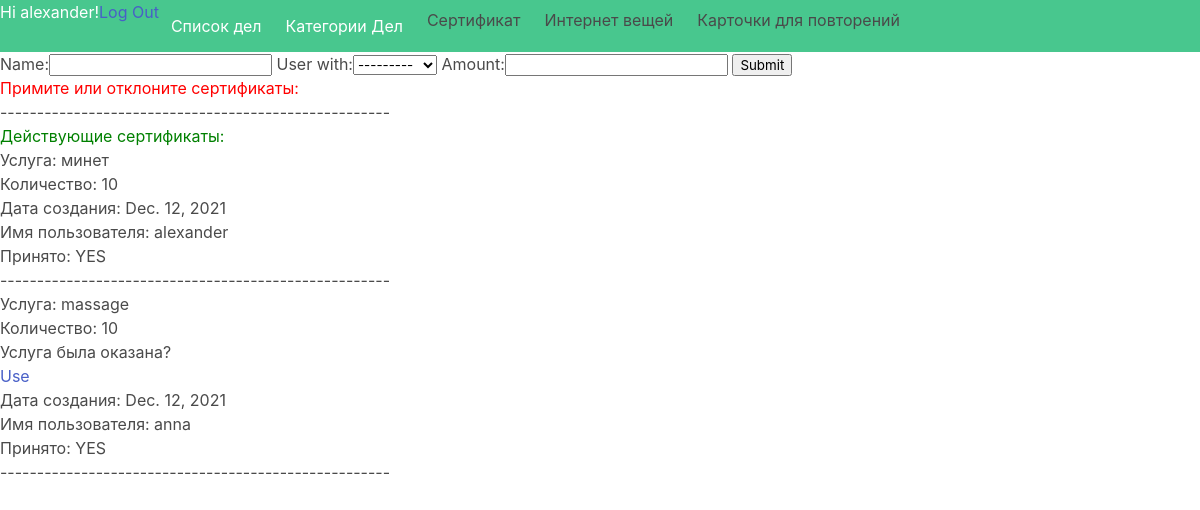
Page /certificate/ (signed in) on the committed database.
### certificate/models.py (models this page shows, shortened)
class Certificate(models.Model):
    name = models.CharField(max_length=250)
    amount = models.PositiveSmallIntegerField()
    use_request = models.BooleanField(default=False)
    created = models.DateField(default=timezone.now().strftime("%Y-%m-%d")) # дата создания
    user =  models.ForeignKey(User, on_delete=models.SET_NULL, null=True, blank=True)
    user_with = models.ForeignKey(User, related_name='+', on_delete=models.SET_NULL, null=True)
    accept = models.BooleanField(default = False)
    class Meta: #используем вспомогательный класс мета для сортировки наших дел
        ordering = ["-created"] #сортировка дел по времени их создания

### certificate/views.py (the view)
# urls.py: re_path('certificate/', certificate, name = 'Certificate'),
def certificate(request):
    if request.user.is_authenticated:
        if request.method == "POST":
            form = CertificatesForm(request.POST)
            if request.user.username == 'anna' and request.POST["text"] != 'хочу':
                return HttpResponse('Волшебное слово!')
            if form.is_valid():
                certificate = form.save(commit=False)
                certificate.user = request.user
                certificate.save()
                return redirect('/certificate/')
        else:
            form = CertificatesForm()
        certificates = Certificate.objects.filter(Q(user = request.user, accept = 1)) | Certificate.objects.filter(Q(user_with = request.user, accept = 1))
        accept = Certificate.objects.filter(user_with = request.user, accept = False)
        return render(request, 'certificate.html', {'certificates' : certificates, 'form': form, 'accept' : accept, 'user' : request.user})
    else:
        return render(request, "notin.html")

### certificate/form.py
class CertificatesForm(ModelForm):
    class Meta:
        model = Certificate
        fields = ['name','user_with', 'amount']

### templates/certificate.html (shortened to what this page needs)
{% extends 'base.html' %}
{% block content %}
<form action="/certificate/" method="POST">
    {{ form }}
    <input type="submit" value="Submit" />
</form>
 <p>
    <font color="red"> Примите или отклоните сертификаты: </font> <p>
 -----------------------------------------------------<p>
    <font color="green"> Действующие сертификаты:  </font> <p>
    {% for a in certificates %}
Услуга:              {{ a.name }} <p>
Количество:          {{ a.amount }} <p>
        {% if a.use_request and a.user == user %}
                Пользователь {{a.user_with}}
            заявляет, что услуга была оказана, вы согласны?<p>
                <a href="{% url 'certificate_use' pk=a.pk %}"> Confirm </a> <p>
        {% elif not a.use_request and a.user_with == user %}
                Услуга была оказана?<p>
                <a href="{% url 'certificate_use' pk=a.pk %}">Use</a> <p>
        {% else %}
            <p>
        {% endif %}
Дата создания:	     {{ a.created }} <p>
Имя пользователя:    {{ a.user }} <p>
Принято:            {% if a.accept %}
                    YES
                    {% else %}
                    NO
                    {% endif %} <p>
-----------------------------------------------------
    <p>
{% endfor %}
{% endblock %}

### templates/base.html (shortened to what this page needs)
<!DOCTYPE html>
<html lang="ru">
<head>
  {% load static %}
   <link rel="stylesheet" type="text/css" href="{% static 'bulma.min.css' %}">
	<link rel="stylesheet" href="https://stackpath.bootstrapcdn.com/font-awesome/4.7.0/css/font-awesome.min.css">
</head>
<body>
<div django-app="TaskManager">
	<nav class ="navbar is-success" role="navigation" aria-label="main navigation">
     	<div class="navbar-menu ">
        	<div class="navbar-start">
			{% if user.is_authenticated %}
  				Hi {{ user.username }}!
  				<a href="{% url 'logout' %}">Log Out</a></p>
			{% else %}
  				<p>You are not logged in
				<a href="{% url 'signup' %}">Sign Up</a>
				   or
  				<a href="{% url 'login' %}">Log In</a><p>
			{% endif %}
			<a class="navbar-item" href="../todo"> Список дел </a>
			<a class="navbar-item" href="../category"> Категории Дел </a> <p>
			<a class="navbar-item" href="../certificate"> Сертификат</a> <p>
			<a class="navbar-item" href="../iot"> Интернет вещей </a> <p>
			<a class="navbar-item" href="../flashcards"> Карточки для повторений </a>
        	</div>
         </div>
	</nav>
{% block content %}
{% endblock %}
</div>
</body>
</html>

### rows in the picture
Certificate: name "минет", amount "10", created "Dec. 12, 2021", user "alexander", accept "YES"
Certificate: name "massage", amount "10", use_request "Услуга была оказана?", created "Dec. 12, 2021", user "anna", accept "YES"

### other values in the picture
{{ user.username }} "alexander"
